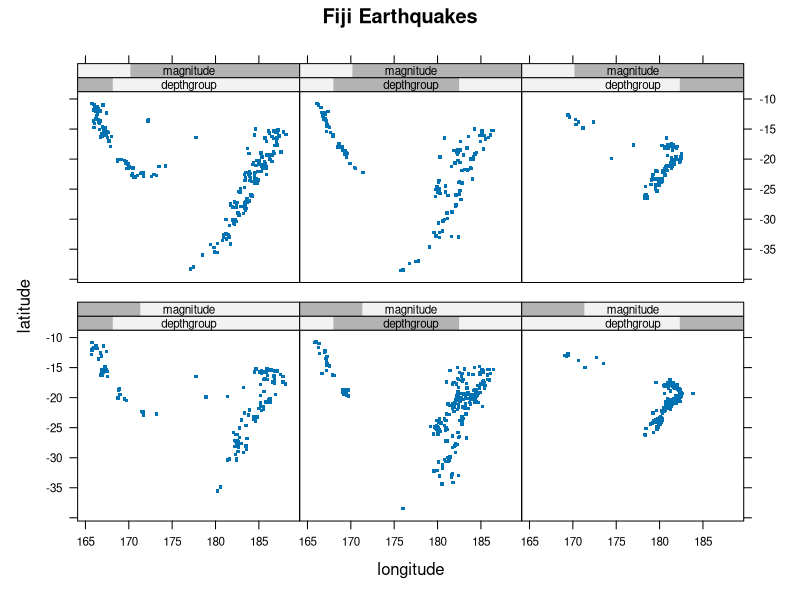

Reproduce this figure in R.
# R Lecture to VTT - Lecture 2
# Author                : Oguzhan Gencoglu
# Latest Version        : 03.05.2016
# Contact               : oguzhan.gencoglu@tut.fi

# -------------- Lattice plotting system example --------------

# Load the Fiji earthquakes data
eq <- quakes
names(quakes)

# load lattice
library(lattice)
magnitude <- equal.count(eq$mag, number=2, overlap=0)
depthgroup <- equal.count(eq$depth, number=3, overlap=0)

xyplot(lat ~ long | depthgroup * magnitude,
       data = eq,
       main = "Fiji Earthquakes",
       ylab = "latitude", xlab="longitude",
       pch = ".",
       cex = 3.4,
       scales = list(x = list(alternating = c(1, 1, 1))),
       between = list(y = 1),
       par.strip.text = list(cex=0.7),
       par.settings = list(axis.text = list(cex = 0.7)))